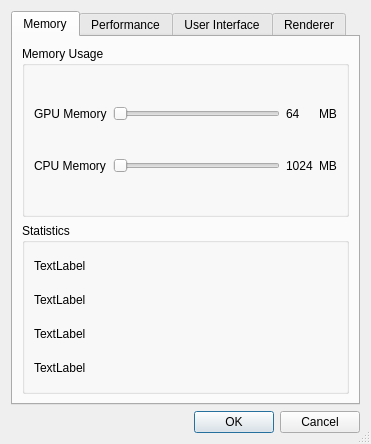
<ui version="4.0" >
 <class>SettingsDlg</class>
 <widget class="QDialog" name="SettingsDlg" >
  <property name="windowModality" >
   <enum>Qt::ApplicationModal</enum>
  </property>
  <property name="geometry" >
   <rect>
    <x>0</x>
    <y>0</y>
    <width>338</width>
    <height>414</height>
   </rect>
  </property>
  <property name="contextMenuPolicy" >
   <enum>Qt::DefaultContextMenu</enum>
  </property>
  <property name="windowTitle" >
   <string>ImageVis3D Settings</string>
  </property>
  <property name="sizeGripEnabled" >
   <bool>true</bool>
  </property>
  <property name="modal" >
   <bool>true</bool>
  </property>
  <layout class="QVBoxLayout" name="verticalLayout" >
   <item>
    <widget class="QTabWidget" name="tabWidget" >
     <property name="currentIndex" >
      <number>0</number>
     </property>
     <widget class="QWidget" name="tabMem" >
      <attribute name="title" >
       <string>Memory</string>
      </attribute>
      <layout class="QVBoxLayout" name="verticalLayout_2" >
       <item>
        <widget class="QGroupBox" name="groupBoxMemUsage" >
         <property name="title" >
          <string>Memory Usage</string>
         </property>
         <layout class="QGridLayout" name="gridLayout" >
          <item row="0" column="0" >
           <widget class="QLabel" name="label" >
            <property name="sizePolicy" >
             <sizepolicy vsizetype="Preferred" hsizetype="Preferred" >
              <horstretch>0</horstretch>
              <verstretch>0</verstretch>
             </sizepolicy>
            </property>
            <property name="text" >
             <string>GPU Memory</string>
            </property>
           </widget>
          </item>
          <item row="0" column="1" >
           <widget class="QSlider" name="horizontalSlider_GPUMem" >
            <property name="orientation" >
             <enum>Qt::Horizontal</enum>
            </property>
           </widget>
          </item>
          <item row="0" column="2" >
           <widget class="QLabel" name="label_GPUMem_Displ" >
            <property name="layoutDirection" >
             <enum>Qt::RightToLeft</enum>
            </property>
            <property name="text" >
             <string>64</string>
            </property>
           </widget>
          </item>
          <item row="1" column="0" >
           <widget class="QLabel" name="label_2" >
            <property name="text" >
             <string>CPU Memory</string>
            </property>
           </widget>
          </item>
          <item row="1" column="1" >
           <widget class="QSlider" name="horizontalSlider_CPUMem" >
            <property name="orientation" >
             <enum>Qt::Horizontal</enum>
            </property>
           </widget>
          </item>
          <item row="1" column="2" >
           <widget class="QLabel" name="label_CPUMem_Displ" >
            <property name="layoutDirection" >
             <enum>Qt::RightToLeft</enum>
            </property>
            <property name="text" >
             <string>1024</string>
            </property>
           </widget>
          </item>
          <item row="0" column="3" >
           <widget class="QLabel" name="label_GPU_MB" >
            <property name="text" >
             <string>MB</string>
            </property>
           </widget>
          </item>
          <item row="1" column="3" >
           <widget class="QLabel" name="label_CPU_MB" >
            <property name="text" >
             <string>MB</string>
            </property>
           </widget>
          </item>
         </layout>
        </widget>
       </item>
       <item>
        <widget class="QGroupBox" name="groupBox" >
         <property name="title" >
          <string>Statistics</string>
         </property>
         <layout class="QVBoxLayout" name="verticalLayout_4" >
          <item>
           <widget class="QLabel" name="label_CPUMem" >
            <property name="text" >
             <string>TextLabel</string>
            </property>
           </widget>
          </item>
          <item>
           <widget class="QLabel" name="label_GPUMem" >
            <property name="text" >
             <string>TextLabel</string>
            </property>
           </widget>
          </item>
          <item>
           <widget class="QLabel" name="label_NumProc" >
            <property name="text" >
             <string>TextLabel</string>
            </property>
           </widget>
          </item>
          <item>
           <widget class="QLabel" name="label_NumBits" >
            <property name="text" >
             <string>TextLabel</string>
            </property>
           </widget>
          </item>
         </layout>
        </widget>
       </item>
      </layout>
     </widget>
     <widget class="QWidget" name="tabPerformance" >
      <attribute name="title" >
       <string>Performance</string>
      </attribute>
      <layout class="QVBoxLayout" name="verticalLayout_5" >
       <item>
        <widget class="QGroupBox" name="groupBox_3" >
         <property name="title" >
          <string>File Handling</string>
         </property>
         <layout class="QVBoxLayout" name="verticalLayout_6" >
          <item>
           <widget class="QCheckBox" name="checkBoxQuickload" >
            <property name="text" >
             <string>Open files without verfication</string>
            </property>
           </widget>
          </item>
         </layout>
        </widget>
       </item>
       <item>
        <widget class="QGroupBox" name="groupBox_4" >
         <property name="title" >
          <string>Rendering</string>
         </property>
         <layout class="QVBoxLayout" name="verticalLayout_7" >
          <item>
           <widget class="QFrame" name="frame_4" >
            <property name="frameShape" >
             <enum>QFrame::StyledPanel</enum>
            </property>
            <property name="frameShadow" >
             <enum>QFrame::Raised</enum>
            </property>
            <layout class="QHBoxLayout" name="horizontalLayout_3" >
             <property name="margin" >
              <number>0</number>
             </property>
             <item>
              <widget class="QLabel" name="label_MinFrameRate" >
               <property name="sizePolicy" >
                <sizepolicy vsizetype="Fixed" hsizetype="Fixed" >
                 <horstretch>0</horstretch>
                 <verstretch>0</verstretch>
                </sizepolicy>
               </property>
               <property name="minimumSize" >
                <size>
                 <width>120</width>
                 <height>0</height>
                </size>
               </property>
               <property name="text" >
                <string>Minimal Framerate</string>
               </property>
              </widget>
             </item>
             <item>
              <widget class="QSlider" name="horizontalSlider_MinFramerate" >
               <property name="minimum" >
                <number>1</number>
               </property>
               <property name="maximum" >
                <number>100</number>
               </property>
               <property name="value" >
                <number>10</number>
               </property>
               <property name="orientation" >
                <enum>Qt::Horizontal</enum>
               </property>
              </widget>
             </item>
             <item>
              <widget class="QLabel" name="label_MinFrameRateDisplay" >
               <property name="sizePolicy" >
                <sizepolicy vsizetype="Preferred" hsizetype="Fixed" >
                 <horstretch>0</horstretch>
                 <verstretch>0</verstretch>
                </sizepolicy>
               </property>
               <property name="minimumSize" >
                <size>
                 <width>40</width>
                 <height>0</height>
                </size>
               </property>
               <property name="text" >
                <string>10 fps</string>
               </property>
              </widget>
             </item>
            </layout>
           </widget>
          </item>
          <item>
           <widget class="QFrame" name="frame_5" >
            <property name="frameShape" >
             <enum>QFrame::StyledPanel</enum>
            </property>
            <property name="frameShadow" >
             <enum>QFrame::Raised</enum>
            </property>
            <layout class="QHBoxLayout" name="horizontalLayout_5" >
             <property name="margin" >
              <number>0</number>
             </property>
             <item>
              <widget class="QLabel" name="label_LODDelay" >
               <property name="sizePolicy" >
                <sizepolicy vsizetype="Fixed" hsizetype="Preferred" >
                 <horstretch>0</horstretch>
                 <verstretch>0</verstretch>
                </sizepolicy>
               </property>
               <property name="minimumSize" >
                <size>
                 <width>120</width>
                 <height>0</height>
                </size>
               </property>
               <property name="text" >
                <string>LOD Delay</string>
               </property>
              </widget>
             </item>
             <item>
              <widget class="QSlider" name="horizontalSlider_LODDelay" >
               <property name="minimum" >
                <number>100</number>
               </property>
               <property name="maximum" >
                <number>10000</number>
               </property>
               <property name="value" >
                <number>1000</number>
               </property>
               <property name="orientation" >
                <enum>Qt::Horizontal</enum>
               </property>
              </widget>
             </item>
             <item>
              <widget class="QLabel" name="label_LODDelayDisplay" >
               <property name="sizePolicy" >
                <sizepolicy vsizetype="Preferred" hsizetype="Fixed" >
                 <horstretch>0</horstretch>
                 <verstretch>0</verstretch>
                </sizepolicy>
               </property>
               <property name="minimumSize" >
                <size>
                 <width>40</width>
                 <height>0</height>
                </size>
               </property>
               <property name="text" >
                <string>1000 ms</string>
               </property>
              </widget>
             </item>
            </layout>
           </widget>
          </item>
          <item>
           <widget class="QFrame" name="frame_2" >
            <property name="frameShape" >
             <enum>QFrame::StyledPanel</enum>
            </property>
            <property name="frameShadow" >
             <enum>QFrame::Raised</enum>
            </property>
            <layout class="QHBoxLayout" name="horizontalLayout_2" >
             <property name="margin" >
              <number>0</number>
             </property>
             <item>
              <widget class="QLabel" name="label_ActTS" >
               <property name="sizePolicy" >
                <sizepolicy vsizetype="Fixed" hsizetype="Fixed" >
                 <horstretch>0</horstretch>
                 <verstretch>0</verstretch>
                </sizepolicy>
               </property>
               <property name="minimumSize" >
                <size>
                 <width>120</width>
                 <height>0</height>
                </size>
               </property>
               <property name="text" >
                <string>Active Timeslice</string>
               </property>
              </widget>
             </item>
             <item>
              <widget class="QSlider" name="horizontalSlider_ActTS" >
               <property name="maximum" >
                <number>5000</number>
               </property>
               <property name="pageStep" >
                <number>10</number>
               </property>
               <property name="value" >
                <number>500</number>
               </property>
               <property name="orientation" >
                <enum>Qt::Horizontal</enum>
               </property>
              </widget>
             </item>
             <item>
              <widget class="QLabel" name="label_ActTSDisplay" >
               <property name="sizePolicy" >
                <sizepolicy vsizetype="Preferred" hsizetype="Fixed" >
                 <horstretch>0</horstretch>
                 <verstretch>0</verstretch>
                </sizepolicy>
               </property>
               <property name="minimumSize" >
                <size>
                 <width>40</width>
                 <height>0</height>
                </size>
               </property>
               <property name="text" >
                <string>500 ms</string>
               </property>
              </widget>
             </item>
            </layout>
           </widget>
          </item>
          <item>
           <widget class="QFrame" name="frame_3" >
            <property name="frameShape" >
             <enum>QFrame::StyledPanel</enum>
            </property>
            <property name="frameShadow" >
             <enum>QFrame::Raised</enum>
            </property>
            <layout class="QHBoxLayout" name="horizontalLayout_4" >
             <property name="margin" >
              <number>0</number>
             </property>
             <item>
              <widget class="QLabel" name="label_InactTS" >
               <property name="sizePolicy" >
                <sizepolicy vsizetype="Fixed" hsizetype="Fixed" >
                 <horstretch>0</horstretch>
                 <verstretch>0</verstretch>
                </sizepolicy>
               </property>
               <property name="minimumSize" >
                <size>
                 <width>120</width>
                 <height>0</height>
                </size>
               </property>
               <property name="text" >
                <string>Inactive Timeslice</string>
               </property>
              </widget>
             </item>
             <item>
              <widget class="QSlider" name="horizontalSlider_InactTS" >
               <property name="maximum" >
                <number>5000</number>
               </property>
               <property name="pageStep" >
                <number>10</number>
               </property>
               <property name="value" >
                <number>500</number>
               </property>
               <property name="orientation" >
                <enum>Qt::Horizontal</enum>
               </property>
              </widget>
             </item>
             <item>
              <widget class="QLabel" name="label_InactTSDisplay" >
               <property name="sizePolicy" >
                <sizepolicy vsizetype="Preferred" hsizetype="Fixed" >
                 <horstretch>0</horstretch>
                 <verstretch>0</verstretch>
                </sizepolicy>
               </property>
               <property name="minimumSize" >
                <size>
                 <width>40</width>
                 <height>0</height>
                </size>
               </property>
               <property name="text" >
                <string>100 ms</string>
               </property>
              </widget>
             </item>
            </layout>
           </widget>
          </item>
          <item>
           <widget class="QLabel" name="label_6" >
            <property name="text" >
             <string>Blending Precision</string>
            </property>
           </widget>
          </item>
          <item>
           <widget class="QFrame" name="frame" >
            <property name="frameShape" >
             <enum>QFrame::NoFrame</enum>
            </property>
            <property name="frameShadow" >
             <enum>QFrame::Plain</enum>
            </property>
            <property name="lineWidth" >
             <number>0</number>
            </property>
            <layout class="QHBoxLayout" name="horizontalLayout" >
             <property name="margin" >
              <number>0</number>
             </property>
             <item>
              <widget class="QRadioButton" name="radioButton_Prec8Bit" >
               <property name="text" >
                <string>8 Bit</string>
               </property>
               <property name="checked" >
                <bool>true</bool>
               </property>
              </widget>
             </item>
             <item>
              <widget class="QRadioButton" name="radioButton_Prec16Bit" >
               <property name="text" >
                <string>16 Bit</string>
               </property>
              </widget>
             </item>
             <item>
              <widget class="QRadioButton" name="radioButton_Prec32Bit" >
               <property name="text" >
                <string>32 Bit</string>
               </property>
              </widget>
             </item>
            </layout>
           </widget>
          </item>
         </layout>
        </widget>
       </item>
      </layout>
     </widget>
     <widget class="QWidget" name="tabUI" >
      <attribute name="title" >
       <string>User Interface</string>
      </attribute>
      <layout class="QVBoxLayout" name="verticalLayout_8" >
       <item>
        <widget class="QGroupBox" name="groupBox_5" >
         <property name="title" >
          <string>Workspace</string>
         </property>
         <layout class="QHBoxLayout" name="horizontalLayout_6" >
          <item>
           <widget class="QCheckBox" name="checkBox_SaveWSPOnExit" >
            <property name="text" >
             <string>Save Workspace on Exit</string>
            </property>
           </widget>
          </item>
          <item>
           <widget class="QCheckBox" name="checkBox_SaveGEOOnExit" >
            <property name="text" >
             <string>Save Window on Exit</string>
            </property>
           </widget>
          </item>
         </layout>
        </widget>
       </item>
       <item>
        <spacer name="verticalSpacer" >
         <property name="orientation" >
          <enum>Qt::Vertical</enum>
         </property>
         <property name="sizeHint" stdset="0" >
          <size>
           <width>20</width>
           <height>40</height>
          </size>
         </property>
        </spacer>
       </item>
      </layout>
     </widget>
     <widget class="QWidget" name="tabRenderer" >
      <attribute name="title" >
       <string>Renderer</string>
      </attribute>
      <layout class="QVBoxLayout" name="verticalLayout_3" >
       <item>
        <widget class="QGroupBox" name="groupBox_6" >
         <property name="title" >
          <string>Render Method</string>
         </property>
         <layout class="QHBoxLayout" name="horizontalLayout_8" >
          <item>
           <widget class="QRadioButton" name="radioButton_SBVR" >
            <property name="text" >
             <string>Slicing</string>
            </property>
            <property name="checked" >
             <bool>true</bool>
            </property>
           </widget>
          </item>
          <item>
           <widget class="QRadioButton" name="radioButton_Raycast" >
            <property name="text" >
             <string>Raycasting</string>
            </property>
           </widget>
          </item>
         </layout>
        </widget>
       </item>
       <item>
        <widget class="QGroupBox" name="groupBox_7" >
         <property name="title" >
          <string>Renderer API</string>
         </property>
         <layout class="QHBoxLayout" name="horizontalLayout_7" >
          <item>
           <widget class="QRadioButton" name="radioButton_APIGL" >
            <property name="text" >
             <string>OpenGL</string>
            </property>
            <property name="checked" >
             <bool>true</bool>
            </property>
           </widget>
          </item>
          <item>
           <widget class="QRadioButton" name="radioButton_APIDX" >
            <property name="enabled" >
             <bool>false</bool>
            </property>
            <property name="text" >
             <string>DirectX</string>
            </property>
            <property name="checkable" >
             <bool>true</bool>
            </property>
           </widget>
          </item>
         </layout>
        </widget>
       </item>
       <item>
        <widget class="QGroupBox" name="groupBox_Color" >
         <property name="title" >
          <string>Color</string>
         </property>
         <layout class="QGridLayout" name="gridLayout_3" >
          <item row="0" column="0" >
           <widget class="QLabel" name="label_5" >
            <property name="text" >
             <string>Background</string>
            </property>
           </widget>
          </item>
          <item row="0" column="2" >
           <widget class="QPushButton" name="pushButtonSelBack1" >
            <property name="text" >
             <string>Select Top Color</string>
            </property>
           </widget>
          </item>
          <item row="1" column="0" >
           <widget class="QLabel" name="label_3" >
            <property name="text" >
             <string>Text</string>
            </property>
           </widget>
          </item>
          <item row="1" column="2" >
           <widget class="QPushButton" name="pushButtonSelText" >
            <property name="text" >
             <string>Select Color</string>
            </property>
           </widget>
          </item>
          <item row="0" column="3" >
           <widget class="QPushButton" name="pushButtonSelBack2" >
            <property name="text" >
             <string>Select Bottom Color</string>
            </property>
           </widget>
          </item>
          <item row="1" column="3" >
           <widget class="QSlider" name="horizontalSliderTextOpacity" >
            <property name="sizePolicy" >
             <sizepolicy vsizetype="Fixed" hsizetype="Preferred" >
              <horstretch>0</horstretch>
              <verstretch>0</verstretch>
             </sizepolicy>
            </property>
            <property name="maximum" >
             <number>255</number>
            </property>
            <property name="orientation" >
             <enum>Qt::Horizontal</enum>
            </property>
           </widget>
          </item>
         </layout>
        </widget>
       </item>
       <item>
        <widget class="QGroupBox" name="groupBox_2" >
         <property name="title" >
          <string>Logo</string>
         </property>
         <layout class="QGridLayout" name="gridLayout_2" >
          <item row="0" column="0" >
           <widget class="QLabel" name="label_4" >
            <property name="text" >
             <string>Logo File</string>
            </property>
           </widget>
          </item>
          <item row="0" column="1" >
           <widget class="QPushButton" name="pushButtonSelLogo" >
            <property name="text" >
             <string>Select File</string>
            </property>
           </widget>
          </item>
          <item row="0" column="2" >
           <widget class="QPushButton" name="pushButtonNoLogo" >
            <property name="text" >
             <string>None</string>
            </property>
           </widget>
          </item>
          <item row="2" column="2" >
           <widget class="QRadioButton" name="radioButton_4" >
            <property name="text" >
             <string>Top Right</string>
            </property>
           </widget>
          </item>
          <item row="3" column="2" >
           <widget class="QRadioButton" name="radioButton_2" >
            <property name="text" >
             <string>Bottom Right</string>
            </property>
            <property name="checked" >
             <bool>true</bool>
            </property>
           </widget>
          </item>
          <item row="2" column="1" >
           <widget class="QRadioButton" name="radioButton" >
            <property name="text" >
             <string>Top Left</string>
            </property>
            <property name="checked" >
             <bool>false</bool>
            </property>
           </widget>
          </item>
          <item row="3" column="1" >
           <widget class="QRadioButton" name="radioButton_3" >
            <property name="text" >
             <string>Bottom Left</string>
            </property>
           </widget>
          </item>
         </layout>
        </widget>
       </item>
      </layout>
     </widget>
    </widget>
   </item>
   <item>
    <widget class="QDialogButtonBox" name="buttonBox" >
     <property name="locale" >
      <locale country="UnitedStates" language="English" />
     </property>
     <property name="orientation" >
      <enum>Qt::Horizontal</enum>
     </property>
     <property name="standardButtons" >
      <set>QDialogButtonBox::Cancel|QDialogButtonBox::Ok</set>
     </property>
    </widget>
   </item>
  </layout>
 </widget>
 <resources/>
 <connections>
  <connection>
   <sender>buttonBox</sender>
   <signal>accepted()</signal>
   <receiver>SettingsDlg</receiver>
   <slot>accept()</slot>
   <hints>
    <hint type="sourcelabel" >
     <x>275</x>
     <y>401</y>
    </hint>
    <hint type="destinationlabel" >
     <x>157</x>
     <y>274</y>
    </hint>
   </hints>
  </connection>
  <connection>
   <sender>buttonBox</sender>
   <signal>rejected()</signal>
   <receiver>SettingsDlg</receiver>
   <slot>reject()</slot>
   <hints>
    <hint type="sourcelabel" >
     <x>328</x>
     <y>401</y>
    </hint>
    <hint type="destinationlabel" >
     <x>286</x>
     <y>274</y>
    </hint>
   </hints>
  </connection>
  <connection>
   <sender>horizontalSlider_GPUMem</sender>
   <signal>valueChanged(int)</signal>
   <receiver>label_GPUMem_Displ</receiver>
   <slot>setNum(int)</slot>
   <hints>
    <hint type="sourcelabel" >
     <x>209</x>
     <y>94</y>
    </hint>
    <hint type="destinationlabel" >
     <x>283</x>
     <y>109</y>
    </hint>
   </hints>
  </connection>
  <connection>
   <sender>horizontalSlider_CPUMem</sender>
   <signal>valueChanged(int)</signal>
   <receiver>label_CPUMem_Displ</receiver>
   <slot>setNum(int)</slot>
   <hints>
    <hint type="sourcelabel" >
     <x>209</x>
     <y>146</y>
    </hint>
    <hint type="destinationlabel" >
     <x>283</x>
     <y>160</y>
    </hint>
   </hints>
  </connection>
  <connection>
   <sender>pushButtonSelBack1</sender>
   <signal>clicked()</signal>
   <receiver>SettingsDlg</receiver>
   <slot>SelectBackColor1()</slot>
   <hints>
    <hint type="sourcelabel" >
     <x>194</x>
     <y>198</y>
    </hint>
    <hint type="destinationlabel" >
     <x>319</x>
     <y>0</y>
    </hint>
   </hints>
  </connection>
  <connection>
   <sender>pushButtonSelBack2</sender>
   <signal>clicked()</signal>
   <receiver>SettingsDlg</receiver>
   <slot>SelectBackColor2()</slot>
   <hints>
    <hint type="sourcelabel" >
     <x>305</x>
     <y>198</y>
    </hint>
    <hint type="destinationlabel" >
     <x>337</x>
     <y>8</y>
    </hint>
   </hints>
  </connection>
  <connection>
   <sender>pushButtonSelText</sender>
   <signal>clicked()</signal>
   <receiver>SettingsDlg</receiver>
   <slot>SelectTextColor()</slot>
   <hints>
    <hint type="sourcelabel" >
     <x>194</x>
     <y>232</y>
    </hint>
    <hint type="destinationlabel" >
     <x>278</x>
     <y>4</y>
    </hint>
   </hints>
  </connection>
  <connection>
   <sender>horizontalSliderTextOpacity</sender>
   <signal>valueChanged(int)</signal>
   <receiver>SettingsDlg</receiver>
   <slot>SetTextOpacity(int)</slot>
   <hints>
    <hint type="sourcelabel" >
     <x>305</x>
     <y>222</y>
    </hint>
    <hint type="destinationlabel" >
     <x>337</x>
     <y>36</y>
    </hint>
   </hints>
  </connection>
  <connection>
   <sender>horizontalSlider_CPUMem</sender>
   <signal>valueChanged(int)</signal>
   <receiver>SettingsDlg</receiver>
   <slot>SetMaxMemCheck()</slot>
   <hints>
    <hint type="sourcelabel" >
     <x>221</x>
     <y>146</y>
    </hint>
    <hint type="destinationlabel" >
     <x>337</x>
     <y>124</y>
    </hint>
   </hints>
  </connection>
  <connection>
   <sender>horizontalSlider_LODDelay</sender>
   <signal>valueChanged(int)</signal>
   <receiver>SettingsDlg</receiver>
   <slot>LODDelayChanged()</slot>
   <hints>
    <hint type="sourcelabel" >
     <x>216</x>
     <y>233</y>
    </hint>
    <hint type="destinationlabel" >
     <x>119</x>
     <y>333</y>
    </hint>
   </hints>
  </connection>
  <connection>
   <sender>horizontalSlider_MinFramerate</sender>
   <signal>valueChanged(int)</signal>
   <receiver>SettingsDlg</receiver>
   <slot>MinFramerateChanged()</slot>
   <hints>
    <hint type="sourcelabel" >
     <x>181</x>
     <y>206</y>
    </hint>
    <hint type="destinationlabel" >
     <x>209</x>
     <y>338</y>
    </hint>
   </hints>
  </connection>
  <connection>
   <sender>horizontalSlider_ActTS</sender>
   <signal>valueChanged(int)</signal>
   <receiver>SettingsDlg</receiver>
   <slot>ActTSChanged()</slot>
   <hints>
    <hint type="sourcelabel" >
     <x>192</x>
     <y>273</y>
    </hint>
    <hint type="destinationlabel" >
     <x>160</x>
     <y>338</y>
    </hint>
   </hints>
  </connection>
  <connection>
   <sender>horizontalSlider_InactTS</sender>
   <signal>valueChanged(int)</signal>
   <receiver>SettingsDlg</receiver>
   <slot>InactTSChanged()</slot>
   <hints>
    <hint type="sourcelabel" >
     <x>180</x>
     <y>301</y>
    </hint>
    <hint type="destinationlabel" >
     <x>11</x>
     <y>335</y>
    </hint>
   </hints>
  </connection>
  <connection>
   <sender>radioButton_Raycast</sender>
   <signal>clicked()</signal>
   <receiver>SettingsDlg</receiver>
   <slot>WarnAPIMethodChange()</slot>
   <hints>
    <hint type="sourcelabel" >
     <x>300</x>
     <y>80</y>
    </hint>
    <hint type="destinationlabel" >
     <x>35</x>
     <y>378</y>
    </hint>
   </hints>
  </connection>
  <connection>
   <sender>radioButton_SBVR</sender>
   <signal>clicked()</signal>
   <receiver>SettingsDlg</receiver>
   <slot>WarnAPIMethodChange()</slot>
   <hints>
    <hint type="sourcelabel" >
     <x>50</x>
     <y>75</y>
    </hint>
    <hint type="destinationlabel" >
     <x>3</x>
     <y>390</y>
    </hint>
   </hints>
  </connection>
  <connection>
   <sender>radioButton_APIGL</sender>
   <signal>clicked()</signal>
   <receiver>SettingsDlg</receiver>
   <slot>WarnAPIMethodChange()</slot>
   <hints>
    <hint type="sourcelabel" >
     <x>78</x>
     <y>131</y>
    </hint>
    <hint type="destinationlabel" >
     <x>92</x>
     <y>374</y>
    </hint>
   </hints>
  </connection>
  <connection>
   <sender>radioButton_APIDX</sender>
   <signal>clicked(bool)</signal>
   <receiver>SettingsDlg</receiver>
   <slot>WarnAPIMethodChange()</slot>
   <hints>
    <hint type="sourcelabel" >
     <x>305</x>
     <y>135</y>
    </hint>
    <hint type="destinationlabel" >
     <x>337</x>
     <y>375</y>
    </hint>
   </hints>
  </connection>
 </connections>
 <slots>
  <slot>SelectBackColor1()</slot>
  <slot>SelectBackColor2()</slot>
  <slot>SelectTextColor()</slot>
  <slot>SetTextOpacity(int)</slot>
  <slot>SetMaxMemCheck()</slot>
  <slot>LODDelayChanged()</slot>
  <slot>MinFramerateChanged()</slot>
  <slot>ActTSChanged()</slot>
  <slot>InactTSChanged()</slot>
  <slot>WarnAPIMethodChange()</slot>
 </slots>
</ui>
